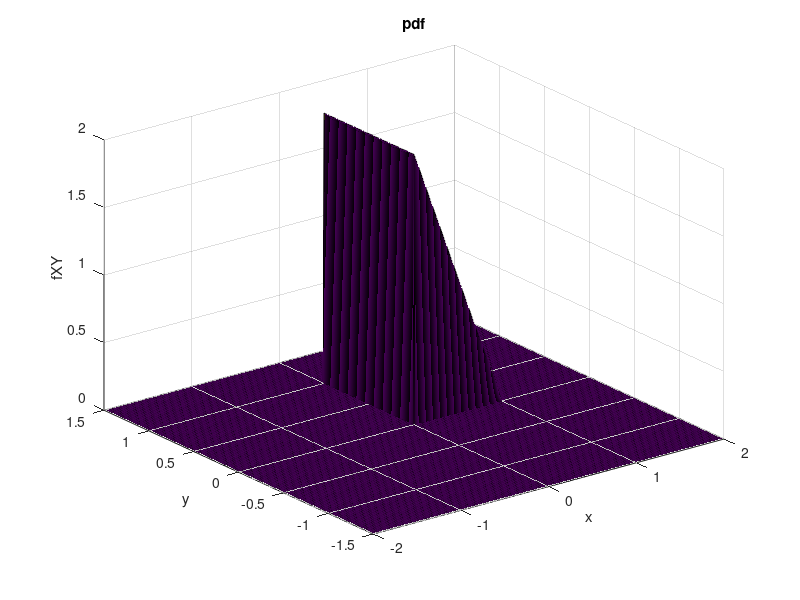

This figure's MATLAB source:
%% Question 4 - Part A testing
dx = 0.01;
dy = 0.01;

x = -2:dx:2;
nX = numel(x);
y = -1.5:dy:1.5;
nY = numel(y);


[X, Y] = meshgrid(x,y);

fXY = zeros(size(X));

validIdxX = 1:nX;
validIdxX = validIdxX((x >= 0) & (x <= 1));
validIdxY = 1:nY;
validIdxY = validIdxY((y >= 0) & (y <= 1));

for i = 1:numel(validIdxY)
    for j = 1:numel(validIdxX)
        fXY(validIdxY(i), validIdxX(j)) = 2*(1-x(validIdxX(j)));
    end
end

% pdf
figure();
% plot3(X,Y,fXY,'r*');
surf(X,Y,fXY);
xlabel('x')
ylabel('y')
zlabel('fXY');
grid on;
title('pdf');


% CDF
